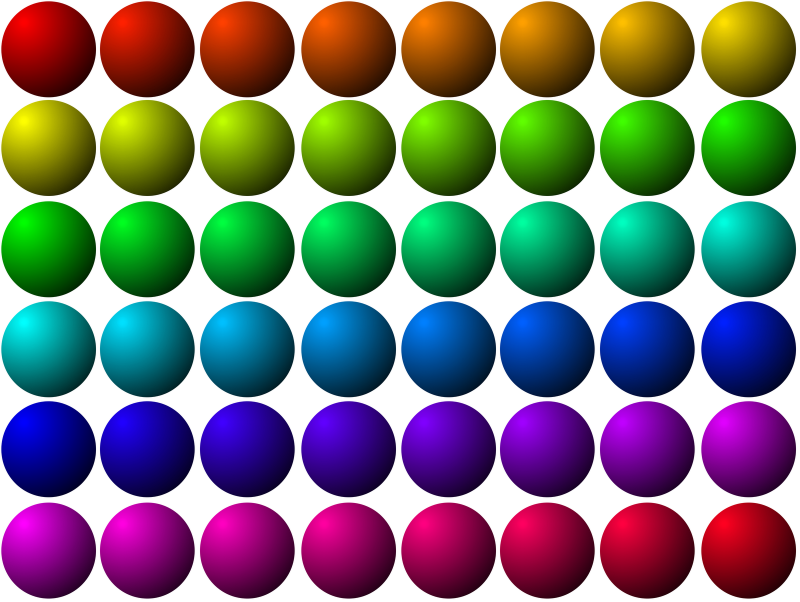
#> input picture opencv/colored_balls.png, 1600 x 1203 px (shown at 1/2 size)
$ python contours_detect.py
#> lines starting #> are read from the running program, lines starting #| are printed output that depends on the picture; after the words box and inside, x2 and y2 are one past the last pixel; in counts of white or black regions, pixels touching at a corner belong together
import cv2 as cv

img1 = cv.imread('colored_balls.png')
#> img1 is the input picture: shape (1203, 1600, 3); mean B, G, R 122.5, 122.5, 122.5
img = cv.resize(img1, (700,700))
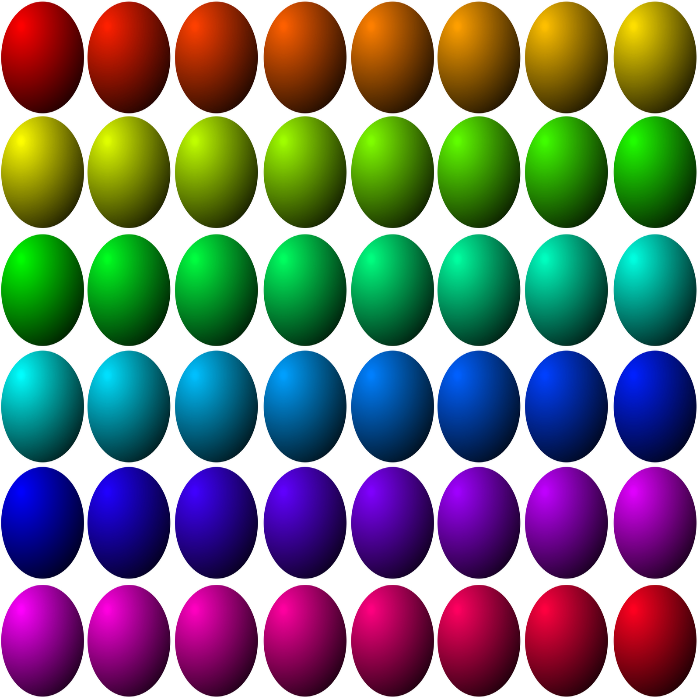
#> img: shape (700, 700, 3); mean B, G, R 122.5, 122.4, 122.4
img_gry = cv.cvtColor(img, cv.COLOR_BGR2GRAY)
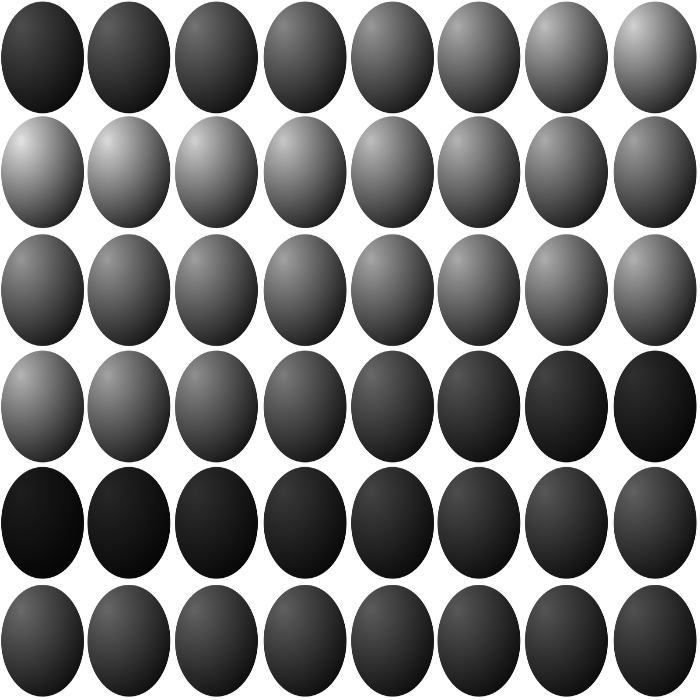
#> img_gry: shape (700, 700); min 4, max 255, mean 122.4

_, thr = cv.threshold(img_gry, 235, 255, 0)
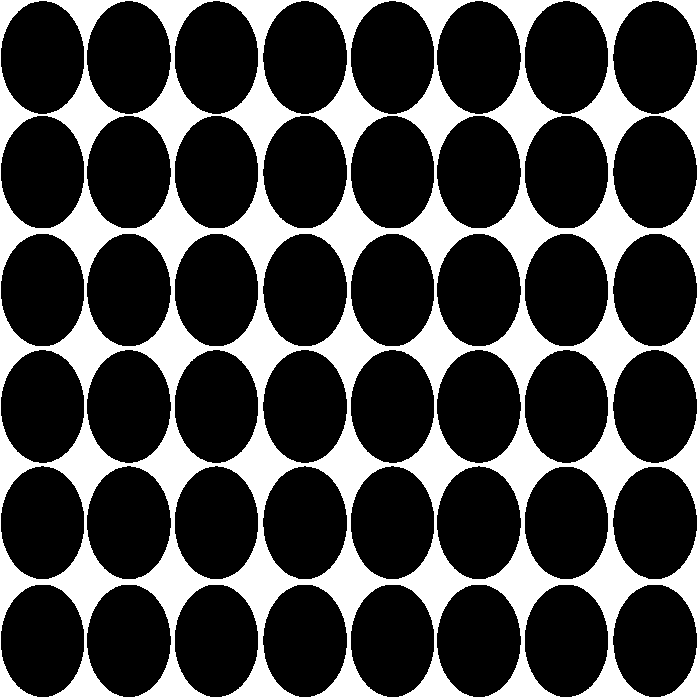
#> thr: shape (700, 700); 27.8% white; 1 white region
contours, _ = cv.findContours(thr, cv.RETR_TREE, cv.CHAIN_APPROX_NONE)
#> contours = 49 contours; largest, box (x1, y1, x2, y2) and area: (0, 0, 700, 700) 488601, (612, 349, 698, 464) 7533, (262, 349, 348, 464) 7531, (436, 349, 522, 464) 7530, (262, 0, 348, 115) 7527
print('number of contours = ', str(len(contours)))
#| number of contours =  49
cv.drawContours(img, contours, -1, (0,0,255), 3)
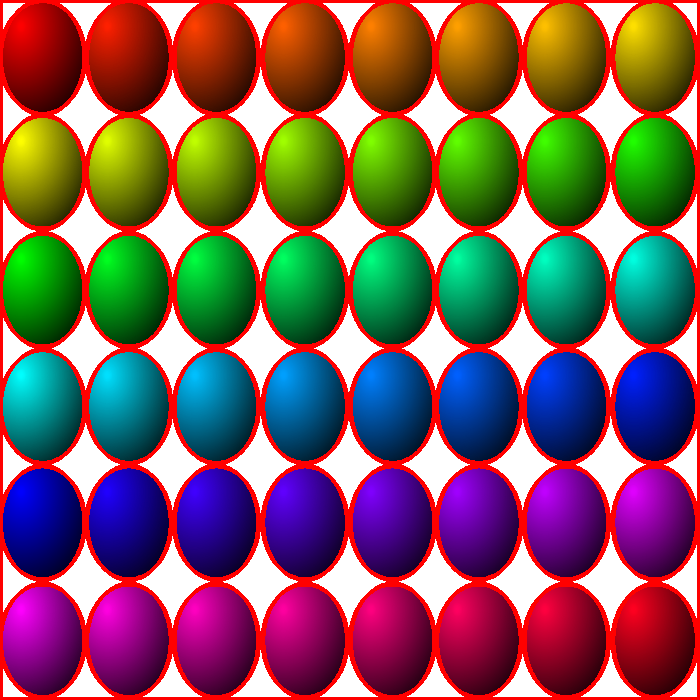
#> img: shape (700, 700, 3); 14.47% of pixels changed, all inside (x1, y1, x2, y2) = (0, 0, 700, 700)

cv.imshow('image', img_gry)
cv.imshow('img_colored', img)
cv.waitKey(0)
cv.destroyAllWindows
